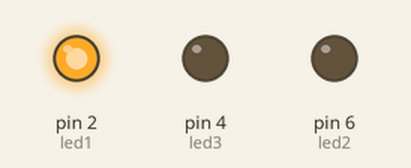
Recording of a sketch running on a simulated Arduino Uno, built with avr-gcc and run on an emulated ATmega328P. Shown: output pins drawn as LEDs (lit = HIGH).

Above: at 0.5 s.
At 1.5 s:
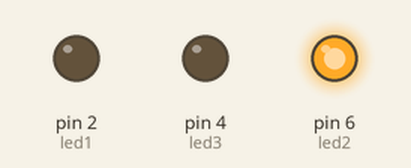
At 5.5 s:
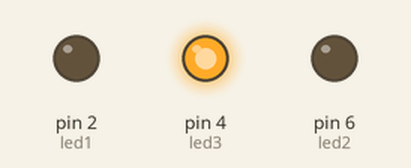
Timing chart, 0 to 6.9 s (numbered marks = the images above):
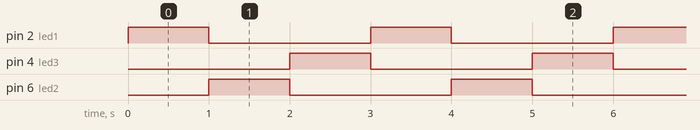

Measured:
- by itself, pin 2 (led1), pin 4 (led3), pin 6 (led2): alternates HIGH for 1.0 s and LOW for 2.0 s
- by itself, everything shown: repeats every 3.0 s, in 3 steps

The sketch:

TrafficLed2.ino
```cpp
int led1=2;
int led2=6;
int led3=4;
void setup() {

  // put your setup code here, to run once:
  pinMode(led1, OUTPUT);
 pinMode(led2, OUTPUT);
 pinMode(led3, OUTPUT);

}

void loop () {
  // put your main coe here, to run repeatedly:
    // red
    digitalWrite(led1, HIGH);
    digitalWrite(led2, LOW);
    digitalWrite(led3, LOW);
    delay(1000);
    digitalWrite(led1, LOW);
    digitalWrite(led2, HIGH);
    delay(1000);
    digitalWrite(led2, LOW);
    digitalWrite(led3, HIGH);
    delay(1000);
}
```
